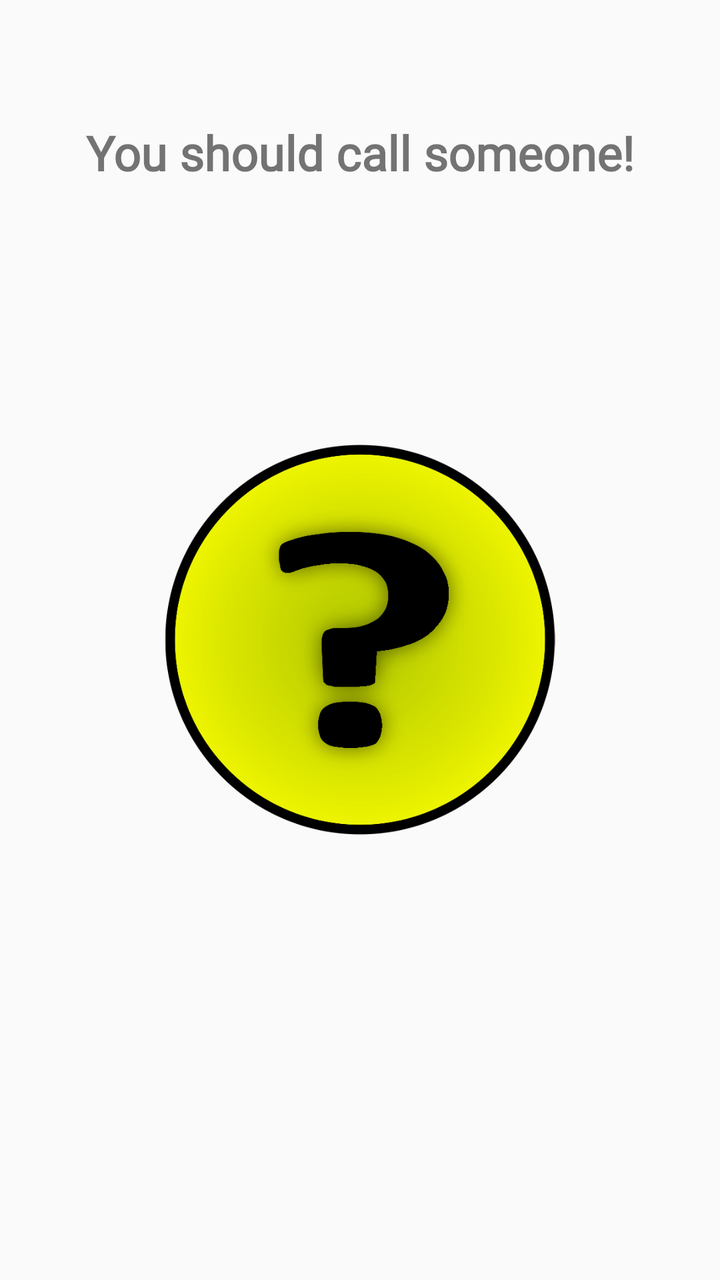
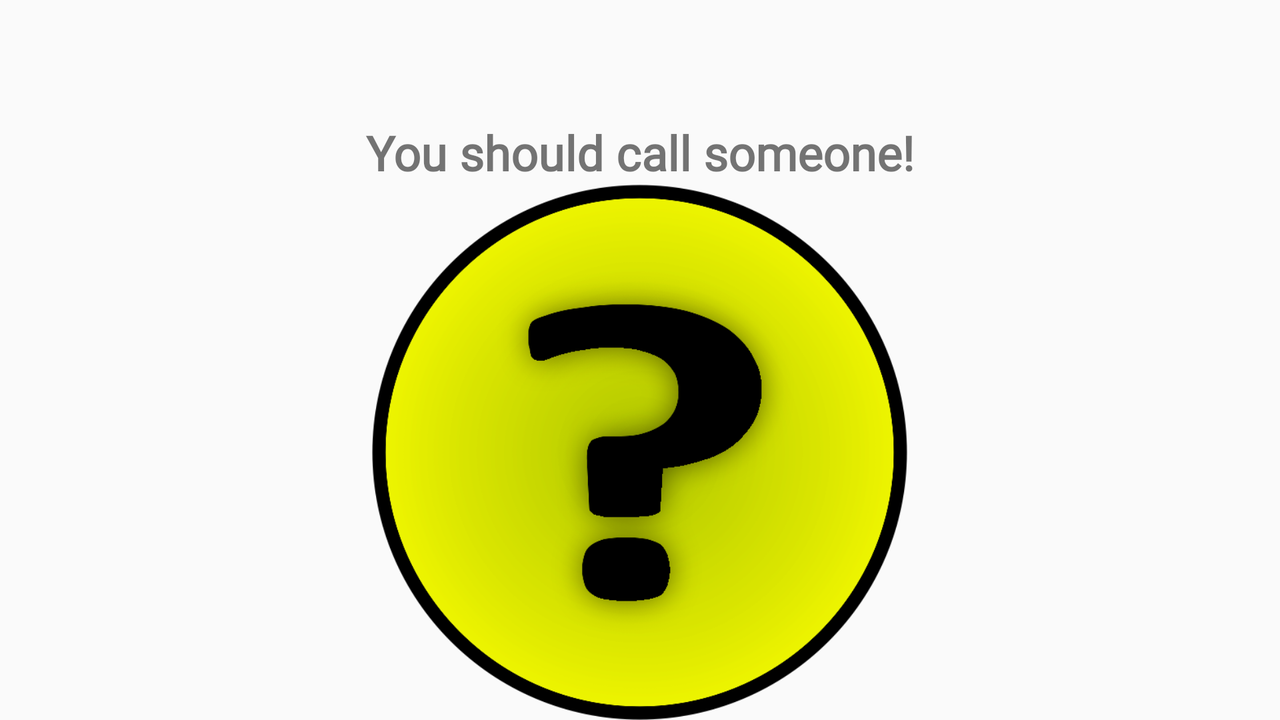

Compare how this app lays out the same screen by default and in its alternative resource folder. The renders come first, then the two layout files and the values they reference.
<!-- AndroidManifest.xml: application theme AppTheme -->
<!-- res/layout/content_phone.xml -->
<?xml version="1.0" encoding="utf-8"?>
<android.support.constraint.ConstraintLayout xmlns:android="http://schemas.android.com/apk/res/android"
    xmlns:app="http://schemas.android.com/apk/res-auto"
    xmlns:tools="http://schemas.android.com/tools"
    android:layout_width="match_parent"
    android:layout_height="match_parent"
    app:layout_behavior="@string/appbar_scrolling_view_behavior"
    tools:context="com.lila.dontworry.PhoneActivity"
    tools:showIn="@layout/activity_phone">

    <LinearLayout
        android:layout_width="match_parent"
        android:layout_height="match_parent"
        android:orientation="horizontal">

        <ImageView
            android:id="@+id/contactPhoto"
            android:layout_width="0dp"
            android:layout_height="195dp"
            android:layout_gravity="center"
            android:layout_marginTop="0dp"
            android:layout_weight="1"
            android:scaleType="fitCenter"
            app:srcCompat="@mipmap/dontworryfragenzeichen" />
    </LinearLayout>

    <LinearLayout
        android:layout_width="match_parent"
        android:layout_height="match_parent"
        android:orientation="horizontal"
        tools:layout_editor_absoluteX="268dp"
        tools:layout_editor_absoluteY="51dp">

        <TextView
            android:id="@+id/callText"
            android:layout_width="match_parent"
            android:layout_height="wrap_content"
            android:layout_marginTop="60dp"
            android:scaleType="fitCenter"
            android:text="@string/call"
            android:textAlignment="center"
            android:textSize="24sp"
            android:textStyle="bold" />

    </LinearLayout>


</android.support.constraint.ConstraintLayout>
<!-- res/layout/activity_phone.xml (included above) -->
<?xml version="1.0" encoding="utf-8"?>
<android.support.design.widget.CoordinatorLayout xmlns:android="http://schemas.android.com/apk/res/android"
    xmlns:app="http://schemas.android.com/apk/res-auto"
    xmlns:tools="http://schemas.android.com/tools"
    android:layout_width="match_parent"
    android:layout_height="match_parent"
    android:background="@color/common_google_signin_btn_text_dark_default"
    tools:context="com.lila.dontworry.PhoneActivity">


    <android.support.v7.widget.Toolbar
        android:id="@+id/my_toolbar"
        android:layout_width="match_parent"
        android:layout_height="?attr/actionBarSize"
        android:layout_weight="1"
        android:background="@color/colorPrimaryDark"
        android:elevation="4dp"
        android:theme="@style/abc"
        app:popupTheme="@style/AppTheme">

        <TextView
            android:id="@+id/toolbar_title"
            android:layout_width="wrap_content"
            android:layout_height="wrap_content"
            android:layout_gravity="center"
            android:text="Don't worry"
            android:textSize="30dp" />
    </android.support.v7.widget.Toolbar>

    <include
        layout="@layout/content_phone"
        app:layout_anchor="@+id/call"
        app:layout_anchorGravity="left|center" />

    <android.support.design.widget.FloatingActionButton
        android:id="@+id/call"
        android:layout_width="78dp"
        android:layout_height="60dp"
        android:layout_gravity="bottom|center_horizontal|center"
        android:layout_margin="@dimen/fab_margin"
        app:backgroundTint="@color/colorPrimary"
        app:srcCompat="@android:drawable/ic_menu_call"
        tools:layout_editor_absoluteX="290dp"
        tools:layout_editor_absoluteY="491dp" />

</android.support.design.widget.CoordinatorLayout>
<!-- resources referenced by this layout -->
<resources>
  <color name="colorPrimary">#cfff22</color>
  <color name="colorPrimaryDark">#73bc1f</color>
  <!-- mipmap dontworryfragenzeichen: png bitmap (mipmap-xhdpi, 70495 bytes) -->
  <string name="call">You should call someone!</string>
  <style name="AppTheme" parent="Theme.AppCompat.Light.NoActionBar">
          
          <item name="android:color">@color/grey</item>
          <item name="android:fontFamily">@font/coprgtb</item>
          <item name="colorPrimary">@color/colorPrimary</item>
          <item name="colorPrimaryDark">@color/colorPrimaryDark</item>
          <item name="colorAccent">@color/colorAccent</item>
      </style>
  <style name="abc" parent="Theme.AppCompat.Light.NoActionBar">
          
          <item name="android:color">@color/grey</item>
          <item name="android:fontFamily">@font/aberkley</item>
          <item name="colorPrimary">@color/colorPrimary</item>
          <item name="colorPrimaryDark">@color/colorPrimaryDark</item>
          <item name="colorAccent">@color/colorAccent</item>
      </style>
  <color name="grey">#dddddd</color>
  <color name="colorAccent">#3d4314</color>
</resources>
<!-- res/layout-land/content_phone.xml (the repository's variant of the layout above) -->
<!-- drawn on the phone turned sideways -->
<?xml version="1.0" encoding="utf-8"?>
<android.support.constraint.ConstraintLayout xmlns:android="http://schemas.android.com/apk/res/android"
    xmlns:app="http://schemas.android.com/apk/res-auto"
    xmlns:tools="http://schemas.android.com/tools"
    android:layout_width="match_parent"
    android:layout_height="match_parent"
    app:layout_behavior="@string/appbar_scrolling_view_behavior"
    tools:context="com.lila.dontworry.PhoneActivity"
    tools:showIn="@layout/activity_phone">

    <LinearLayout
        android:layout_width="match_parent"
        android:layout_height="match_parent"
        android:orientation="vertical"
        tools:layout_editor_absoluteX="0dp"
        tools:layout_editor_absoluteY="0dp">

        <TextView
            android:id="@+id/callText"
            android:layout_width="match_parent"
            android:layout_height="wrap_content"
            android:layout_marginTop="60dp"
            android:scaleType="fitCenter"
            android:text="@string/call"
            android:textAlignment="center"
            android:textSize="24sp"
            android:textStyle="bold" />

        <ImageView
            android:id="@+id/contactPhoto"
            android:layout_width="555dp"
            android:layout_height="169dp"
            android:layout_gravity="center"
            android:layout_marginTop="0dp"
            android:layout_weight="1"
            app:srcCompat="@mipmap/dontworryfragenzeichen" />

    </LinearLayout>


</android.support.constraint.ConstraintLayout>
<!-- res/layout/content_phone.xml (included above) -->
<?xml version="1.0" encoding="utf-8"?>
<android.support.constraint.ConstraintLayout xmlns:android="http://schemas.android.com/apk/res/android"
    xmlns:app="http://schemas.android.com/apk/res-auto"
    xmlns:tools="http://schemas.android.com/tools"
    android:layout_width="match_parent"
    android:layout_height="match_parent"
    app:layout_behavior="@string/appbar_scrolling_view_behavior"
    tools:context="com.lila.dontworry.PhoneActivity"
    tools:showIn="@layout/activity_phone">

    <LinearLayout
        android:layout_width="match_parent"
        android:layout_height="match_parent"
        android:orientation="horizontal">

        <ImageView
            android:id="@+id/contactPhoto"
            android:layout_width="0dp"
            android:layout_height="195dp"
            android:layout_gravity="center"
            android:layout_marginTop="0dp"
            android:layout_weight="1"
            android:scaleType="fitCenter"
            app:srcCompat="@mipmap/dontworryfragenzeichen" />
    </LinearLayout>

    <LinearLayout
        android:layout_width="match_parent"
        android:layout_height="match_parent"
        android:orientation="horizontal"
        tools:layout_editor_absoluteX="268dp"
        tools:layout_editor_absoluteY="51dp">

        <TextView
            android:id="@+id/callText"
            android:layout_width="match_parent"
            android:layout_height="wrap_content"
            android:layout_marginTop="60dp"
            android:scaleType="fitCenter"
            android:text="@string/call"
            android:textAlignment="center"
            android:textSize="24sp"
            android:textStyle="bold" />

    </LinearLayout>


</android.support.constraint.ConstraintLayout>
